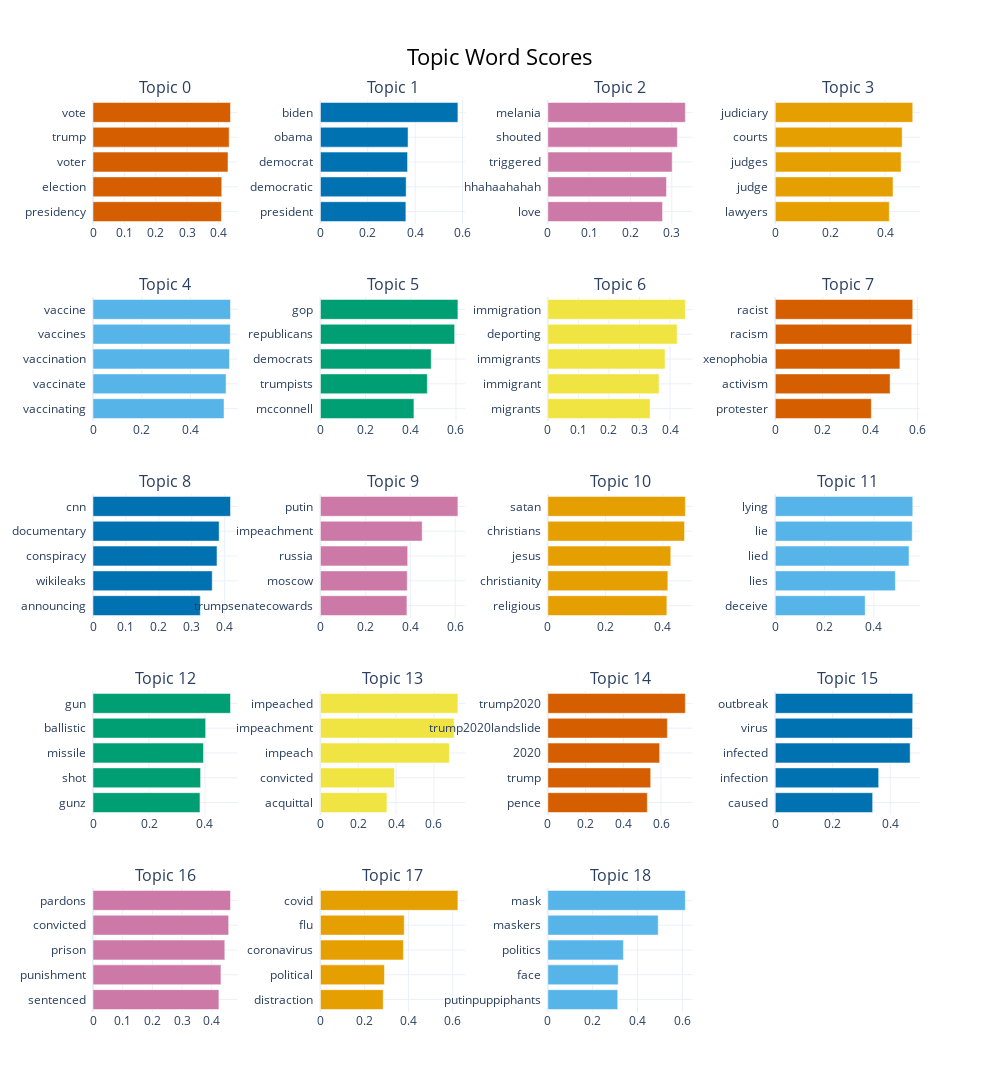

Write notebook code for a chart like this one.
### Code cell
model.visualize_barchart(custom_labels=True, top_n_topics=43)

### Figure 1 — Plotly figure (JSON) as saved in the notebook; plotly's stock layout.template omitted (floating-point values rounded to 4 significant figures)
{"data": [{"marker": {"color": "#D55E00"}, "orientation": "h", "type": "bar", "x": [0.4094, 0.4105, 0.4303, 0.4341, 0.4383], "xaxis": "x", "y": ["presidency  ", "election  ", "voter  ", "trump  ", "vote  "], "yaxis": "y"}, {"marker": {"color": "#0072B2"}, "orientation": "h", "type": "bar", "x": [0.3608, 0.3619, 0.3678, 0.37, 0.5805], "xaxis": "x2", "y": ["president  ", "democratic  ", "democrat  ", "obama  ", "biden  "], "yaxis": "y2"}, {"marker": {"color": "#CC79A7"}, "orientation": "h", "type": "bar", "x": [0.2777, 0.2872, 0.301, 0.3134, 0.3328], "xaxis": "x3", "y": ["love  ", "hhahaahahah  ", "triggered  ", "shouted  ", "melania  "], "yaxis": "y3"}, {"marker": {"color": "#E69F00"}, "orientation": "h", "type": "bar", "x": [0.4153, 0.4289, 0.4583, 0.4622, 0.5008], "xaxis": "x4", "y": ["lawyers  ", "judge  ", "judges  ", "courts  ", "judiciary  "], "yaxis": "y4"}, {"marker": {"color": "#56B4E9"}, "orientation": "h", "type": "bar", "x": [0.5378, 0.5464, 0.5604, 0.5636, 0.5645], "xaxis": "x5", "y": ["vaccinating  ", "vaccinate  ", "vaccination  ", "vaccines  ", "vaccine  "], "yaxis": "y5"}, {"marker": {"color": "#009E73"}, "orientation": "h", "type": "bar", "x": [0.4139, 0.4731, 0.4905, 0.5941, 0.6086], "xaxis": "x6", "y": ["mcconnell  ", "trumpists  ", "democrats  ", "republicans  ", "gop  "], "yaxis": "y6"}, {"marker": {"color": "#F0E442"}, "orientation": "h", "type": "bar", "x": [0.3347, 0.364, 0.3837, 0.4232, 0.4501], "xaxis": "x7", "y": ["migrants  ", "immigrant  ", "immigrants  ", "deporting  ", "immigration  "], "yaxis": "y7"}, {"marker": {"color": "#D55E00"}, "orientation": "h", "type": "bar", "x": [0.4053, 0.4844, 0.5258, 0.5759, 0.58], "xaxis": "x8", "y": ["protester  ", "activism  ", "xenophobia  ", "racism  ", "racist  "], "yaxis": "y8"}, {"marker": {"color": "#0072B2"}, "orientation": "h", "type": "bar", "x": [0.3259, 0.3621, 0.3766, 0.3832, 0.4176], "xaxis": "x9", "y": ["announcing  ", "wikileaks  ", "conspiracy  ", "documentary  ", "cnn  "], "yaxis": "y9"}, {"marker": {"color": "#CC79A7"}, "orientation": "h", "type": "bar", "x": [0.385, 0.3865, 0.3883, 0.4528, 0.6119], "xaxis": "x10", "y": ["trumpsenatecowards  ", "moscow  ", "russia  ", "impeachment  ", "putin  "], "yaxis": "y10"}, {"marker": {"color": "#E69F00"}, "orientation": "h", "type": "bar", "x": [0.4138, 0.4172, 0.4274, 0.4753, 0.478], "xaxis": "x11", "y": ["religious  ", "christianity  ", "jesus  ", "christians  ", "satan  "], "yaxis": "y11"}, {"marker": {"color": "#56B4E9"}, "orientation": "h", "type": "bar", "x": [0.3646, 0.4871, 0.5424, 0.5554, 0.5576], "xaxis": "x12", "y": ["deceive  ", "lies  ", "lied  ", "lie  ", "lying  "], "yaxis": "y12"}, {"marker": {"color": "#009E73"}, "orientation": "h", "type": "bar", "x": [0.3821, 0.3843, 0.3947, 0.4023, 0.4911], "xaxis": "x13", "y": ["gunz  ", "shot  ", "missile  ", "ballistic  ", "gun  "], "yaxis": "y13"}, {"marker": {"color": "#F0E442"}, "orientation": "h", "type": "bar", "x": [0.3516, 0.3913, 0.6816, 0.7068, 0.7267], "xaxis": "x14", "y": ["acquittal  ", "convicted  ", "impeach  ", "impeachment  ", "impeached  "], "yaxis": "y14"}, {"marker": {"color": "#D55E00"}, "orientation": "h", "type": "bar", "x": [0.5274, 0.5453, 0.5929, 0.6337, 0.7291], "xaxis": "x15", "y": ["pence  ", "trump  ", "2020  ", "trump2020landslide  ", "trump2020  "], "yaxis": "y15"}, {"marker": {"color": "#0072B2"}, "orientation": "h", "type": "bar", "x": [0.3389, 0.3599, 0.4695, 0.4775, 0.4785], "xaxis": "x16", "y": ["caused  ", "infection  ", "infected  ", "virus  ", "outbreak  "], "yaxis": "y16"}, {"marker": {"color": "#CC79A7"}, "orientation": "h", "type": "bar", "x": [0.4243, 0.431, 0.4441, 0.4571, 0.4633], "xaxis": "x17", "y": ["sentenced  ", "punishment  ", "prison  ", "convicted  ", "pardons  "], "yaxis": "y17"}, {"marker": {"color": "#E69F00"}, "orientation": "h", "type": "bar", "x": [0.2849, 0.2905, 0.3765, 0.3803, 0.6238], "xaxis": "x18", "y": ["distraction  ", "political  ", "coronavirus  ", "flu  ", "covid  "], "yaxis": "y18"}, {"marker": {"color": "#56B4E9"}, "orientation": "h", "type": "bar", "x": [0.3116, 0.3136, 0.337, 0.4921, 0.6131], "xaxis": "x19", "y": ["putinpuppiphants  ", "face  ", "politics  ", "maskers  ", "mask  "], "yaxis": "y19"}], "layout": {"annotations": [{"font": {"size": 16}, "showarrow": false, "text": "Topic 0", "x": 0.0875, "xanchor": "center", "xref": "paper", "y": 1.0, "yanchor": "bottom", "yref": "paper"}, {"font": {"size": 16}, "showarrow": false, "text": "Topic 1", "x": 0.3625, "xanchor": "center", "xref": "paper", "y": 1.0, "yanchor": "bottom", "yref": "paper"}, {"font": {"size": 16}, "showarrow": false, "text": "Topic 2", "x": 0.6375, "xanchor": "center", "xref": "paper", "y": 1.0, "yanchor": "bottom", "yref": "paper"}, {"font": {"size": 16}, "showarrow": false, "text": "Topic 3", "x": 0.9125, "xanchor": "center", "xref": "paper", "y": 1.0, "yanchor": "bottom", "yref": "paper"}, {"font": {"size": 16}, "showarrow": false, "text": "Topic 4", "x": 0.0875, "xanchor": "center", "xref": "paper", "y": 0.784, "yanchor": "bottom", "yref": "paper"}, {"font": {"size": 16}, "showarrow": false, "text": "Topic 5", "x": 0.3625, "xanchor": "center", "xref": "paper", "y": 0.784, "yanchor": "bottom", "yref": "paper"}, {"font": {"size": 16}, "showarrow": false, "text": "Topic 6", "x": 0.6375, "xanchor": "center", "xref": "paper", "y": 0.784, "yanchor": "bottom", "yref": "paper"}, {"font": {"size": 16}, "showarrow": false, "text": "Topic 7", "x": 0.9125, "xanchor": "center", "xref": "paper", "y": 0.784, "yanchor": "bottom", "yref": "paper"}, {"font": {"size": 16}, "showarrow": false, "text": "Topic 8", "x": 0.0875, "xanchor": "center", "xref": "paper", "y": 0.568, "yanchor": "bottom", "yref": "paper"}, {"font": {"size": 16}, "showarrow": false, "text": "Topic 9", "x": 0.3625, "xanchor": "center", "xref": "paper", "y": 0.568, "yanchor": "bottom", "yref": "paper"}, {"font": {"size": 16}, "showarrow": false, "text": "Topic 10", "x": 0.6375, "xanchor": "center", "xref": "paper", "y": 0.568, "yanchor": "bottom", "yref": "paper"}, {"font": {"size": 16}, "showarrow": false, "text": "Topic 11", "x": 0.9125, "xanchor": "center", "xref": "paper", "y": 0.568, "yanchor": "bottom", "yref": "paper"}, {"font": {"size": 16}, "showarrow": false, "text": "Topic 12", "x": 0.0875, "xanchor": "center", "xref": "paper", "y": 0.352, "yanchor": "bottom", "yref": "paper"}, {"font": {"size": 16}, "showarrow": false, "text": "Topic 13", "x": 0.3625, "xanchor": "center", "xref": "paper", "y": 0.352, "yanchor": "bottom", "yref": "paper"}, {"font": {"size": 16}, "showarrow": false, "text": "Topic 14", "x": 0.6375, "xanchor": "center", "xref": "paper", "y": 0.352, "yanchor": "bottom", "yref": "paper"}, {"font": {"size": 16}, "showarrow": false, "text": "Topic 15", "x": 0.9125, "xanchor": "center", "xref": "paper", "y": 0.352, "yanchor": "bottom", "yref": "paper"}, {"font": {"size": 16}, "showarrow": false, "text": "Topic 16", "x": 0.0875, "xanchor": "center", "xref": "paper", "y": 0.136, "yanchor": "bottom", "yref": "paper"}, {"font": {"size": 16}, "showarrow": false, "text": "Topic 17", "x": 0.3625, "xanchor": "center", "xref": "paper", "y": 0.136, "yanchor": "bottom", "yref": "paper"}, {"font": {"size": 16}, "showarrow": false, "text": "Topic 18", "x": 0.6375, "xanchor": "center", "xref": "paper", "y": 0.136, "yanchor": "bottom", "yref": "paper"}], "height": 1250, "hoverlabel": {"bgcolor": "white", "font": {"family": "Rockwell", "size": 16}}, "showlegend": false, "title": {"font": {"color": "Black", "size": 22}, "text": "Topic Word Scores", "x": 0.5, "xanchor": "center", "yanchor": "top"}, "width": 1000, "xaxis": {"anchor": "y", "domain": [0, 0.175], "showgrid": true}, "xaxis10": {"anchor": "y10", "domain": [0.275, 0.45], "showgrid": true}, "xaxis11": {"anchor": "y11", "domain": [0.55, 0.725], "showgrid": true}, "xaxis12": {"anchor": "y12", "domain": [0.825, 1], "showgrid": true}, "xaxis13": {"anchor": "y13", "domain": [0, 0.175], "showgrid": true}, "xaxis14": {"anchor": "y14", "domain": [0.275, 0.45], "showgrid": true}, "xaxis15": {"anchor": "y15", "domain": [0.55, 0.725], "showgrid": true}, "xaxis16": {"anchor": "y16", "domain": [0.825, 1], "showgrid": true}, "xaxis17": {"anchor": "y17", "domain": [0, 0.175], "showgrid": true}, "xaxis18": {"anchor": "y18", "domain": [0.275, 0.45], "showgrid": true}, "xaxis19": {"anchor": "y19", "domain": [0.55, 0.725], "showgrid": true}, "xaxis2": {"anchor": "y2", "domain": [0.275, 0.45], "showgrid": true}, "xaxis20": {"anchor": "y20", "domain": [0.825, 1], "showgrid": true}, "xaxis3": {"anchor": "y3", "domain": [0.55, 0.725], "showgrid": true}, "xaxis4": {"anchor": "y4", "domain": [0.825, 1], "showgrid": true}, "xaxis5": {"anchor": "y5", "domain": [0, 0.175], "showgrid": true}, "xaxis6": {"anchor": "y6", "domain": [0.275, 0.45], "showgrid": true}, "xaxis7": {"anchor": "y7", "domain": [0.55, 0.725], "showgrid": true}, "xaxis8": {"anchor": "y8", "domain": [0.825, 1], "showgrid": true}, "xaxis9": {"anchor": "y9", "domain": [0, 0.175], "showgrid": true}, "yaxis": {"anchor": "x", "domain": [0.864, 1.0], "showgrid": true}, "yaxis10": {"anchor": "x10", "domain": [0.432, 0.568], "showgrid": true}, "yaxis11": {"anchor": "x11", "domain": [0.432, 0.568], "showgrid": true}, "yaxis12": {"anchor": "x12", "domain": [0.432, 0.568], "showgrid": true}, "yaxis13": {"anchor": "x13", "domain": [0.216, 0.352], "showgrid": true}, "yaxis14": {"anchor": "x14", "domain": [0.216, 0.352], "showgrid": true}, "yaxis15": {"anchor": "x15", "domain": [0.216, 0.352], "showgrid": true}, "yaxis16": {"anchor": "x16", "domain": [0.216, 0.352], "showgrid": true}, "yaxis17": {"anchor": "x17", "domain": [0, 0.136], "showgrid": true}, "yaxis18": {"anchor": "x18", "domain": [0, 0.136], "showgrid": true}, "yaxis19": {"anchor": "x19", "domain": [0, 0.136], "showgrid": true}, "yaxis2": {"anchor": "x2", "domain": [0.864, 1.0], "showgrid": true}, "yaxis20": {"anchor": "x20", "domain": [0, 0.136], "showgrid": true}, "yaxis3": {"anchor": "x3", "domain": [0.864, 1.0], "showgrid": true}, "yaxis4": {"anchor": "x4", "domain": [0.864, 1.0], "showgrid": true}, "yaxis5": {"anchor": "x5", "domain": [0.648, 0.784], "showgrid": true}, "yaxis6": {"anchor": "x6", "domain": [0.648, 0.784], "showgrid": true}, "yaxis7": {"anchor": "x7", "domain": [0.648, 0.784], "showgrid": true}, "yaxis8": {"anchor": "x8", "domain": [0.648, 0.784], "showgrid": true}, "yaxis9": {"anchor": "x9", "domain": [0.432, 0.568], "showgrid": true}}}
